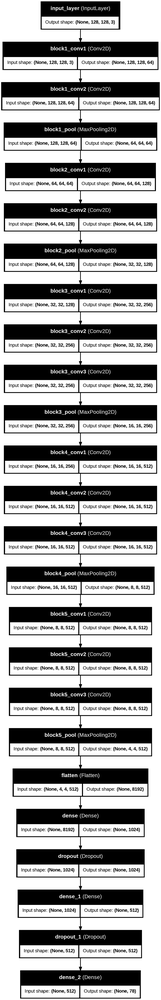
#> input picture model/vgg16_keras.png, 161 x 1000 px, shrunk from 1331 x 8256 before the run
$ python -i image_processing.py   (imports and definitions only)
#> lines starting #> are read from the running program, lines starting #| are printed output that depends on the picture; after the words box and inside, x2 and y2 are one past the last pixel; in counts of white or black regions, pixels touching at a corner belong together
#> further down, picture is the input picture: shape (1000, 161, 3); min 0, max 255, mean 158.2
import numpy as np
import cv2
from PIL import Image
import io
import base64
import matplotlib
# [1 line not run here, left out]
import matplotlib.pyplot as plt
from matplotlib.backends.backend_agg import FigureCanvasAgg as FigureCanvas


# [112 lines left out: functions image_to_base64, histogram_to_base64, load_image_from_bytes, enhance_brightness_contrast, noise_reduction, binary_thresholding and 1 more, not called in this run]


def image_segmentation(img, method='watershed'):
    """Apply image segmentation"""
#> called with method = 'watershed'
    # Convert to grayscale if needed
    if len(img.shape) == 3:
        gray = cv2.cvtColor(img, cv2.COLOR_RGB2GRAY)
        img_rgb = img.copy()
    else:
        gray = img
        img_rgb = cv2.cvtColor(img, cv2.COLOR_GRAY2RGB)

    if method == 'watershed':
        try:
            # Apply threshold
            _, thresh = cv2.threshold(gray, 0, 255, cv2.THRESH_BINARY_INV + cv2.THRESH_OTSU)
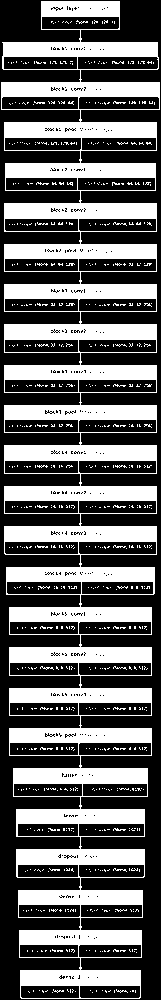
#> thresh: shape (1000, 161); 38.1% white; 720 white regions (710 under 20 px), largest, box (x1, y1, x2, y2) and area: (1, 1, 160, 999) 58556, (40, 666, 54, 670) 22, (113, 828, 126, 831) 22

            # Noise removal
            kernel = np.ones((3, 3), np.uint8)
            opening = cv2.morphologyEx(thresh, cv2.MORPH_OPEN, kernel, iterations=2)
#> opening: shape (1000, 161); 32.7% white; 25 white regions, largest, box (x1, y1, x2, y2) and area: (4, 203, 157, 219) 2347, (4, 445, 157, 461) 2344, (4, 324, 157, 340) 2342

            # Sure background area
            sure_bg = cv2.dilate(opening, kernel, iterations=3)
#> sure_bg: shape (1000, 161); 49.1% white; 25 white regions, largest, box (x1, y1, x2, y2) and area: (1, 119, 160, 141) 3498, (1, 200, 160, 222) 3498, (1, 321, 160, 343) 3498

            # Finding sure foreground area
            dist_transform = cv2.distanceTransform(opening, cv2.DIST_L2, 5)
            _, sure_fg = cv2.threshold(dist_transform, 0.7 * dist_transform.max(), 255, 0)
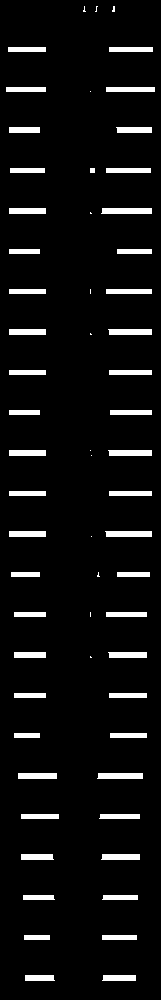
#> sure_fg: shape (1000, 161) float32; 6% white; 62 white regions (13 under 20 px), largest, box (x1, y1, x2, y2) and area: (101, 208, 152, 214) 301, (105, 531, 152, 537) 277, (97, 773, 143, 779) 271

            # Finding unknown region
            sure_fg = np.uint8(sure_fg)
            unknown = cv2.subtract(sure_bg, sure_fg)
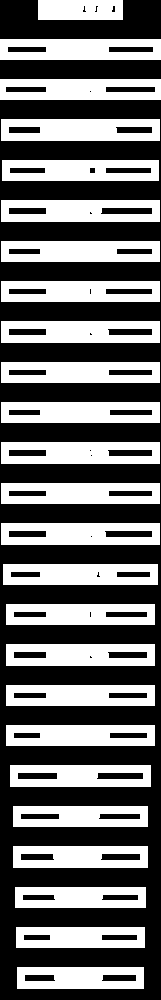
#> unknown: shape (1000, 161); 43% white; 25 white regions, largest, box (x1, y1, x2, y2) and area: (1, 119, 160, 141) 3101, (1, 442, 160, 464) 3015, (1, 321, 160, 343) 3014

            # Marker labelling
            _, markers = cv2.connectedComponents(sure_fg)
#> markers: shape (1000, 161) int32; 63 distinct labels, from 0 to 62
            markers = markers + 1
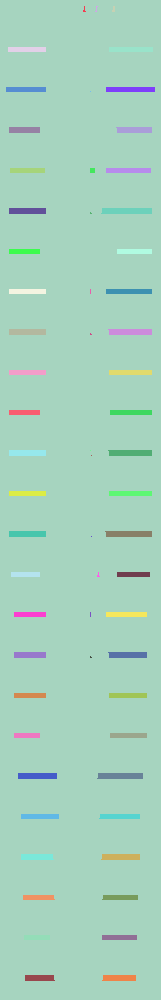
#> markers: shape (1000, 161) int32; 63 distinct labels, from 1 to 63; one colour per label, 0 black
            markers[unknown == 255] = 0
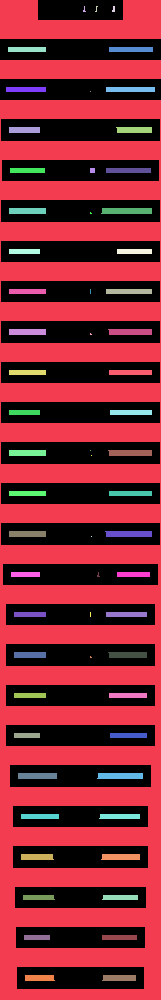
#> markers: shape (1000, 161) int32; 64 distinct labels, from 0 to 63; one colour per label, 0 black

            # Apply watershed - markers needs to be int32
            markers = markers.astype(np.int32)
            markers = cv2.watershed(img_rgb, markers)
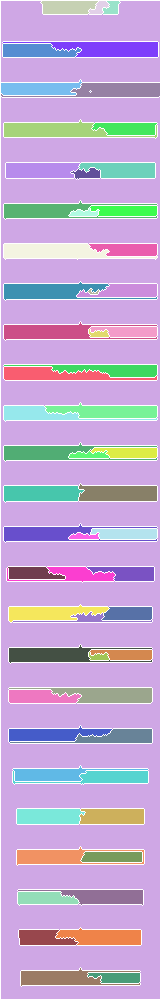
#> markers: shape (1000, 161) int32; 64 distinct labels, from -1 to 63; one colour per label, 0 black, -1 white

            # Create visualization
            result = img_rgb.copy()
            result[markers == -1] = [255, 0, 0]  # Mark boundaries in red
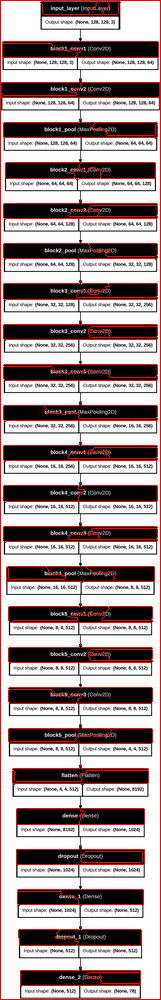
#> result: shape (1000, 161, 3); 7.96% of pixels changed, all inside (x1, y1, x2, y2) = (0, 0, 161, 1000)

            return result
        except Exception:
            # Fallback to contour method if watershed fails
            method = 'contour'

    if method == 'contour':
        # Threshold
        _, thresh = cv2.threshold(gray, 127, 255, cv2.THRESH_BINARY)

        # Find contours
        contours, _ = cv2.findContours(thresh, cv2.RETR_EXTERNAL, cv2.CHAIN_APPROX_SIMPLE)

        # Draw contours
        result = img_rgb.copy()
        cv2.drawContours(result, contours, -1, (0, 255, 0), 2)

        return result

    return img_rgb


# [72 lines left out: functions histogram_analysis, process_image_pipeline, not called in this run]

>>> import cv2
>>> picture = cv2.cvtColor(cv2.imread('../model/vgg16_keras.png'), cv2.COLOR_BGR2RGB)
>>> result = image_segmentation(picture)
